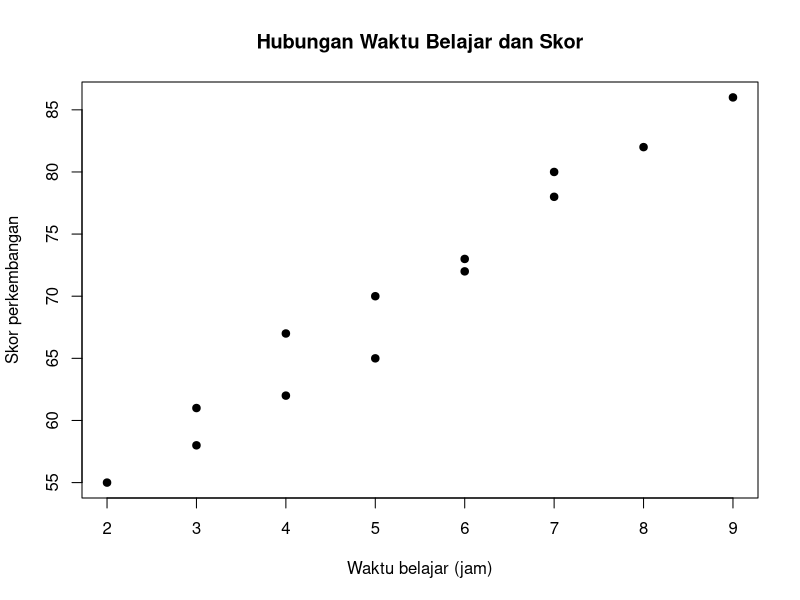
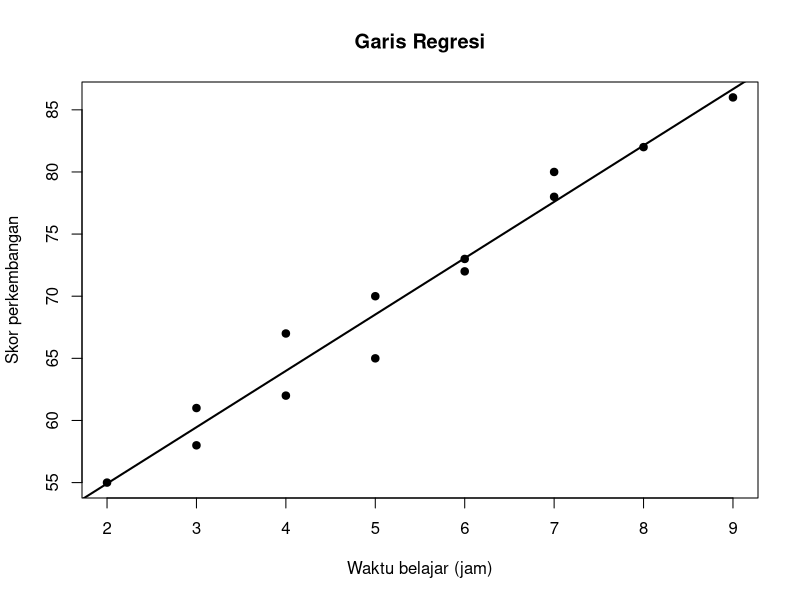
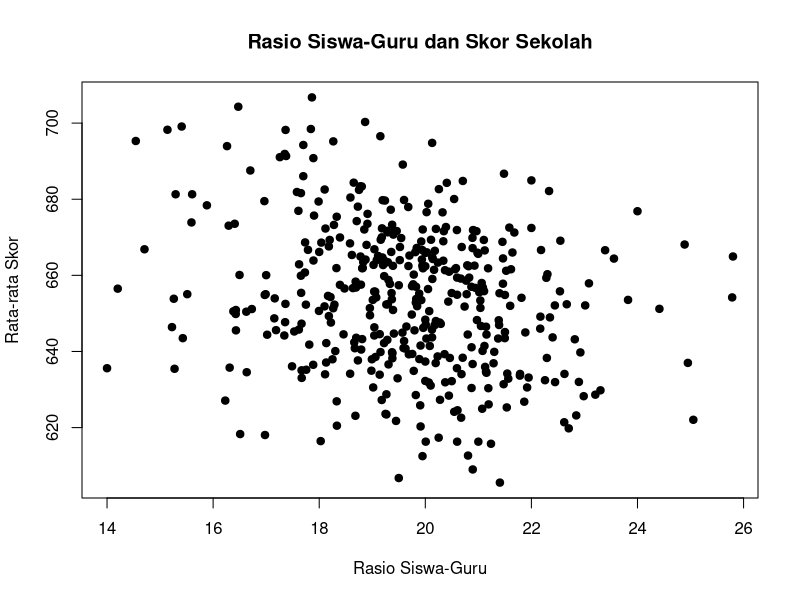

The R script that drew these images, in order:
## ---- chunk 1
#| echo: false
#| fig-width: 8
#| fig-height: 4.5

set.seed(123)

study <- data.frame(
  StudyTime = c(2,3,3,4,4,5,5,6,6,7,7,8,9),
  Score = c(55,58,61,62,67,65,70,73,72,78,80,82,86)
)

plot(
  study$StudyTime,
  study$Score,
  pch = 19,
  xlab = "Waktu belajar (jam)",
  ylab = "Skor perkembangan",
  main = "Hubungan Waktu Belajar dan Skor"
)
## ---- chunk 2
study
## ---- chunk 3
cor(
  study$StudyTime,
  study$Score
)
## ---- chunk 4
cor.test(
  study$StudyTime,
  study$Score
)
## ---- chunk 5
#| echo: false
#| fig-width: 8
#| fig-height: 4.5

model <- lm(Score ~ StudyTime, data = study)

plot(
  study$StudyTime,
  study$Score,
  pch = 19,
  xlab = "Waktu belajar (jam)",
  ylab = "Skor perkembangan",
  main = "Garis Regresi"
)

abline(model, lwd = 2)
## ---- chunk 6
#| echo: true

# Instalasi dilakukan satu kali
# install.packages("AER")

# Memuat paket
library(AER)

# Memanggil dataset
data("CASchools")

# Membuat variabel analisis
CASchools$STRatio <- CASchools$students / CASchools$teachers

CASchools$score <- (CASchools$read + CASchools$math) / 2

# Memilih variabel yang digunakan
CASchools <- CASchools[
  , c("score", "STRatio", "lunch", "expenditure")
]

head(CASchools)
## ---- chunk 7
#| echo: true

write.csv(
  CASchools,
  "CASchools_jamovi.csv",
  row.names = FALSE
)
## ---- chunk 8
#| echo: true

plot(
  CASchools$STRatio,
  CASchools$score,
  pch = 19,
  xlab = "Rasio Siswa-Guru",
  ylab = "Rata-rata Skor",
  main = "Rasio Siswa-Guru dan Skor Sekolah"
)
## ---- chunk 9
#| echo: true

cor(
  CASchools$STRatio,
  CASchools$score
)
## ---- chunk 10
#| echo: true

cor.test(
  CASchools$STRatio,
  CASchools$score
)
## ---- chunk 11
#| echo: true

model <- lm(
  score ~ STRatio + lunch + expenditure,
  data = CASchools
)

summary(model)
